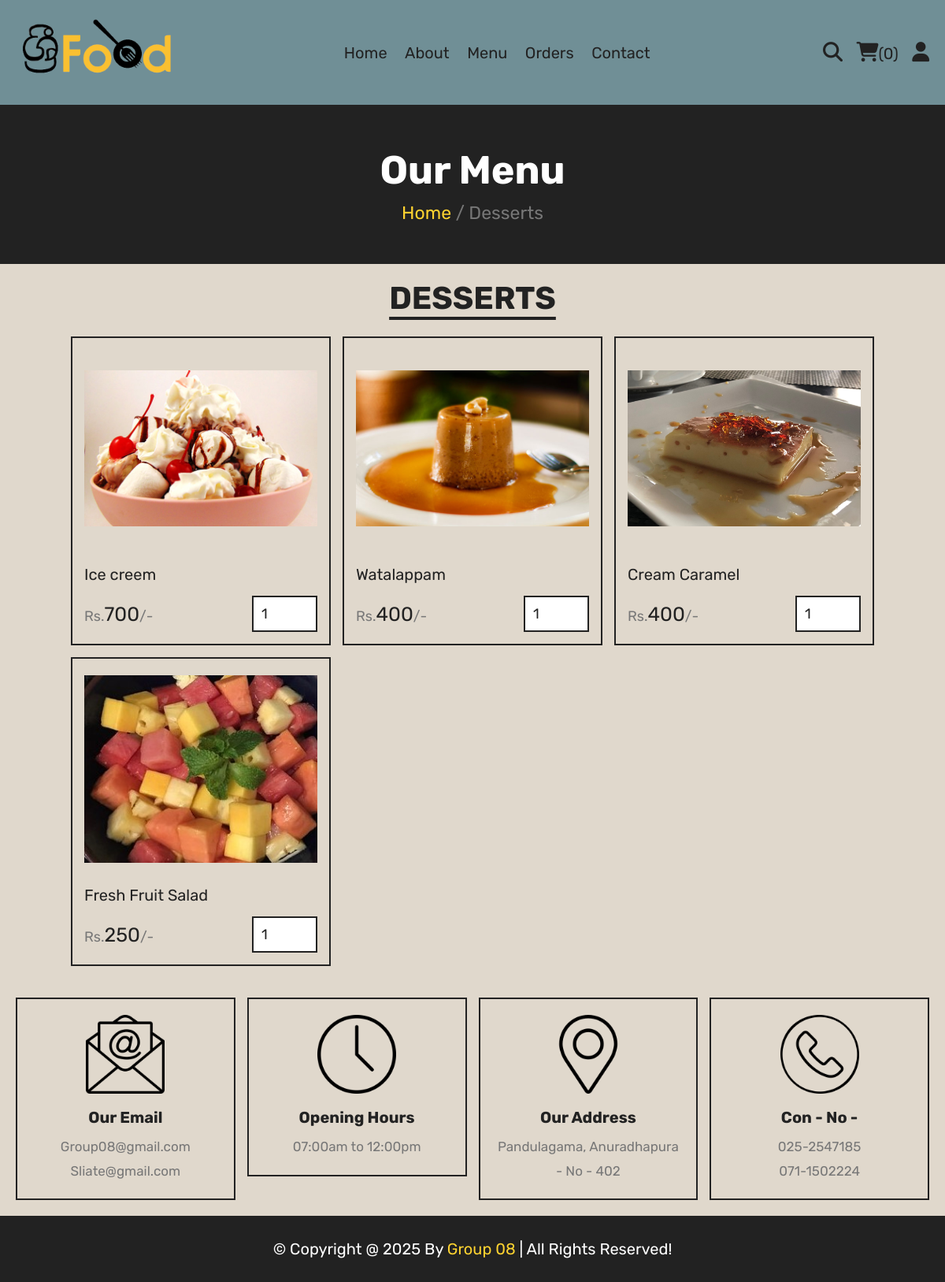
Screenshot of /desat.php with the database file from the repository.
### tables this page shows
CREATE TABLE `desat` (
  `id` int(100) NOT NULL,
  `name` varchar(100) NOT NULL,
  `price` int(10) NOT NULL,
  `image` varchar(100) NOT NULL,
  `category` varchar(100) NOT NULL
);

### desat.php (the view, shortened to what this page needs)
<?php
include 'components/connect.php';
?>
<!DOCTYPE html>
<html lang="en">
<head>
   <link rel="stylesheet" href="https://cdnjs.cloudflare.com/ajax/libs/font-awesome/6.1.1/css/all.min.css">
   <link rel="stylesheet" href="css/style.css">
   <link rel="stylesheet" href="css/back.css">
   <link rel="stylesheet" href="css/newbk.css">
   <link rel="stylesheet" href="aaa.css">
</head>
<body>
<?php include 'components/user_header.php'; ?>
<div class="heading">
   <h3>our menu</h3>
   <p><a href="home.php">Home</a> <span> / Desserts</span></p>
</div>
<section class="products">
   <h1 class="title">Desserts</h1>
   <div class="box-container">
      <?php
         $select_products = $conn->prepare("SELECT * FROM `desat`");
         $select_products->execute();
         if($select_products->rowCount() > 0){
            while($fetch_products = $select_products->fetch(PDO::FETCH_ASSOC)){
      ?>
      <form action="" method="post" class="box">
         <img src="uploaded_img/<?= $fetch_products['image']; ?>" alt="">
         <div class="name"><?= $fetch_products['name']; ?></div>
         <div class="flex">
            <div class="price"><span>Rs.</span><?= $fetch_products['price']; ?><span>/-</span></div>
            <input type="number" name="qty" class="qty" min="1" max="99" value="1" maxlength="2"">
         </div>
      </form>
      <?php
            }
         }else{
            echo '<p class="empty">no products added yet!</p>';
         }
      ?>
   </div>
</section>
<?php include 'components/footer.php'; ?>
</body>
</html>

### css/style.css (style rules this page uses)
:root { --yellow:#fed330; --red:#e74c3c; --white:#fff; --black:#222; --light-color:#777; --border:.2rem solid var(--black); }
* { font-family: 'Rubik', sans-serif; margin:0; padding:0; box-sizing: border-box; outline: none; border: none; text-decoration: none; }
html { font-size: 62.5%; overflow-x: hidden; scroll-behavior: smooth; stop-opacity: 7rem; }
section { margin:0 auto; max-width: 1200px; padding:2rem; }
.title { text-align: center; margin-bottom: 2.5rem; font-size: 4rem; color:var(--black); text-transform: uppercase; text-decoration: underline; text-underline-offset: 1rem; }
.heading { display: flex; align-items: center; justify-content: center; gap:1rem; flex-flow: column; background-color: var(--black); min-height: 20rem; }
.heading h3 { font-size: 5rem; color:var(--white); text-transform: capitalize; }
.heading p { font-size: 2.3rem; color:var(--light-color); }
.heading p a { color:var(--yellow); }
.products .box-container { display: grid; grid-template-columns: repeat(auto-fit, 33rem); justify-content: center; align-items: flex-start; gap:1.5rem; }
.products .box-container .box { border:var(--border); padding:1.5rem; position: relative; overflow: hidden; }
.products .box-container .box img { height: 25rem; width: 100%; object-fit: contain; margin-bottom: 1rem; }
.products .box-container .box .name { font-size: 2rem; color:var(--black); margin:1rem 0; }
.products .box-container .box .flex { display: flex; align-items: center; gap:1rem; margin-top: 1.5rem; }
.products .box-container .box .flex .price { margin-right: auto; font-size: 2.5rem; color:var(--black); }
.products .box-container .box .flex .price span { color:var(--light-color); font-size: 1.8rem; }
.products .box-container .box .flex .qty { padding:1rem; border:var(--border); font-size: 1.8rem; color:var(--black); }

### css/back.css (style rules this page uses)
body { background-color: lightblue; }

### css/newbk.css (style rules this page uses)
body { background-color: lightsteelblue; }

### aaa.css (style rules this page uses)
body { background-color:#E0D8CC ; }

### rows the page displays
desat: image (picture), name "Ice creem", price "700"
desat: image (picture), name "Watalappam", price "400"
desat: image (picture), name "Cream Caramel", price "400"
desat: image (picture), name "Fresh Fruit Salad", price "250"

### other values shown
$total_cart_items "0"
